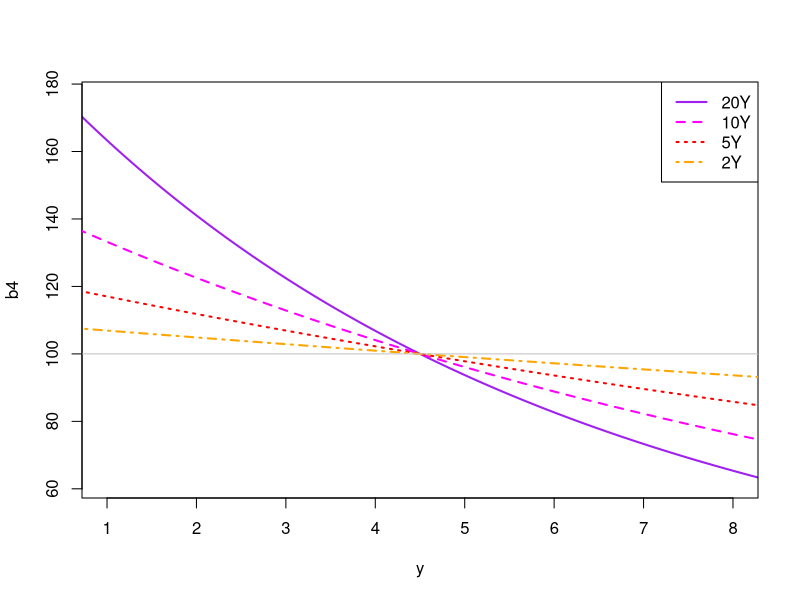

The R source for this figure:
## Dale W.R. Rosenthal, 2018
## You are free to distribute and use this code so long as you attribute
## it to me or cite the text.
## The legal disclaimer in _A Quantitative Primer on Investments with R_
## applies to this code.  Use or distribution without these comment lines
## is forbidden.

y <- seq(0.5, 8.5, by=0.01)   # range of yields
d6m <- 1/(1+y/2/100)   # 6-month discount factor
c1 <- 4.5  # annual coupon
b1 <- c1/2*(d6m+d6m^2+d6m^3+d6m^4) + 100*d6m^4  # 2Y bond
b2 <- c1/(y/100)*(1-d6m^10) + 100*d6m^10        # 5Y bond
b3 <- c1/(y/100)*(1-d6m^20) + 100*d6m^20        # 10Y bond
b4 <- c1/(y/100)*(1-d6m^40) + 100*d6m^40        # 20Y bond

plot(y,b4, type='l', xlim=c(1,8), lty=1, lwd=2, col="purple")
lines(y, b3, lty=2, lwd=2, col="magenta")
lines(y, b2, lty=3, lwd=2, col="red")
lines(y, b1, lty=4, lwd=2, col="orange")
abline(h=100, lty=1, lwd=1, col="gray")
legend.text <- c("20Y", "10Y", "5Y", "2Y")
legend("topright", legend.text, lty=1:4, lwd=2, col=c("purple","magenta","red","orange"))
